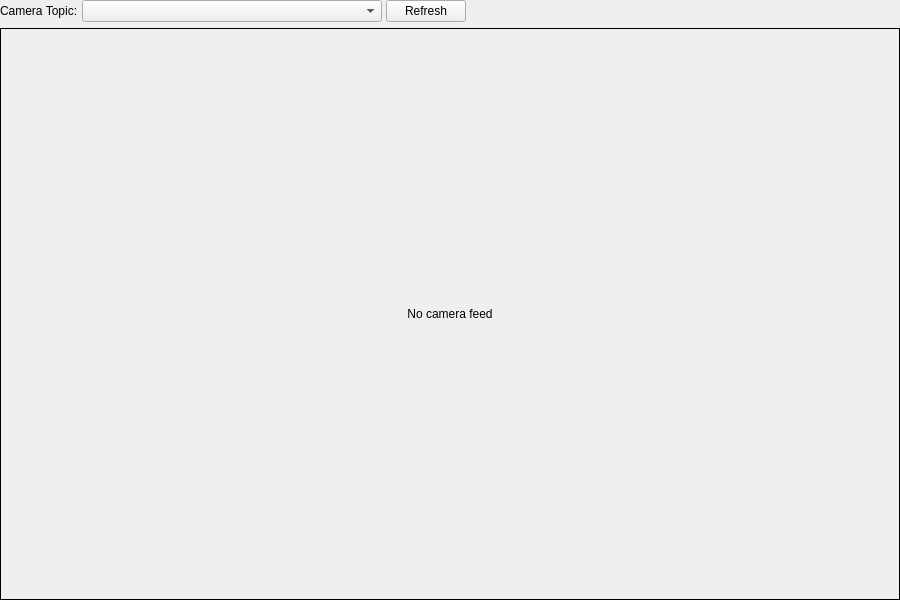
<?xml version="1.0" encoding="UTF-8"?>
<ui version="4.0">
 <class>CameraWidget</class>
 <widget class="QWidget" name="CameraWidget">
  <property name="geometry">
   <rect>
    <x>0</x>
    <y>0</y>
    <width>900</width>
    <height>600</height>
   </rect>
  </property>
  <property name="windowTitle">
   <string>Camera Viewer</string>
  </property>
  <layout class="QVBoxLayout" name="main_layout">
   <property name="margin"><number>0</number></property>

   <!-- Topic selection row -->
   <item>
    <layout class="QHBoxLayout" name="topic_layout">
     <property name="spacing"><number>4</number></property>

     <item>
      <widget class="QLabel" name="topic_label">
       <property name="text"><string>Camera Topic:</string></property>
      </widget>
     </item>

     <item>
      <widget class="QComboBox" name="topic_combo">
       <property name="minimumSize">
        <size><width>300</width><height>0</height></size>
       </property>
       <property name="toolTip"><string>Select the camera topic</string></property>
      </widget>
     </item>

     <item>
      <widget class="QPushButton" name="refresh_button">
       <property name="toolTip"><string>Refresh available camera topics</string></property>
       <property name="text"><string>Refresh</string></property>
      </widget>
     </item>

     <item>
      <spacer name="spacer">
       <property name="orientation"><enum>Qt::Horizontal</enum></property>
       <property name="sizeHint" stdset="0">
        <size><width>40</width><height>20</height></size>
       </property>
      </spacer>
     </item>
    </layout>
   </item>

   <!-- Camera display area -->
   <item>
    <widget class="QLabel" name="camera_display">
     <property name="minimumSize">
      <size><width>640</width><height>480</height></size>
     </property>
     <property name="frameShape"><enum>QFrame::Box</enum></property>
     <property name="alignment"><set>Qt::AlignCenter</set></property>
     <property name="text"><string>No camera feed</string></property>
    </widget>
   </item>
  </layout>
 </widget>

 <resources/>
 <connections/>
</ui>
